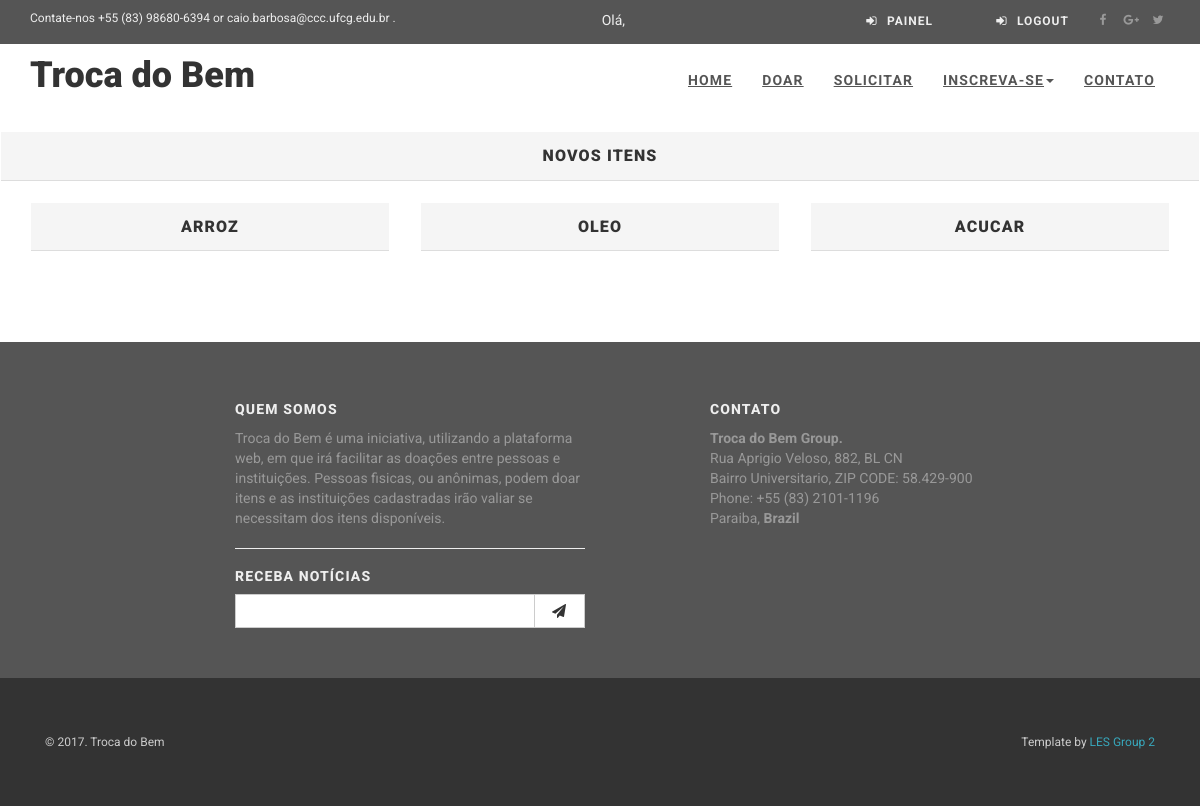
/new-items/ (signed in), run on the app's committed database.
### app/models.py (models this page shows, shortened)
class TimeStamped(models.Model):
    class Meta:
        abstract = True
    created_at = models.DateTimeField(auto_now_add=True)
    published_at = models.DateTimeField(auto_now=True)

class Item(TimeStamped):
    owner = models.ForeignKey(User, on_delete=models.CASCADE)
    description = models.CharField(max_length=300)
    name_item = models.CharField(max_length=100)
    photo = models.URLField()
    status = models.BooleanField(default=True)

### app/views/ShowcaseNewItemView.py (the view)
# urls.py: url(r'^new-items/$', new_item_showcase_view, name='list_new_item'),
def new_item_showcase_view(request):
    items = Item.objects.all().filter(status=True)
    return render(request, 'view_showcase_new_items.html',
                  {'items': items})

### app/templates/view_showcase_new_items.html (shortened to what this page needs)
{% extends 'base.html' %}
{% load staticfiles %}
{% block content %}
    <div class="panel panel-default">
        <div class="panel-heading">
            <h3 class="panel-title">
                <center>Novos Itens</center>
            </h3>
        </div>
    </div>
    <div class="container">
	<div class="row">
{% for item in items %}
                                    <div class="col-md-4">
                                        <div class="treasure panel panel-default">
                                            <div class="panel-heading">
                                                <h3 class="panel-title" align="center">{{ item.name_item }}</h3>
                                            </div>
                                            <div class="panel-body">
                                                <a href="/new-items/{{ item.id }}">
                                                    <div class="treasure-photo">
                                                    </div>
                                                </a>
                                            </div>
                                        </div>
                                    </div>
	{% endfor %}
	</div><br>
    </div>
{% endblock %}

### static/css/style.default.css (style rules this page uses)
a, button { -webkit-transition: all 0.2s ease-out; -moz-transition: all 0.2s ease-out; transition: all 0.2s ease-out; }
body { font-family: "Roboto", Helvetica, Arial, sans-serif; font-size: 14px; line-height: 1.42857143; color: #555555; }
a { color: #38a7bb; text-decoration: none; }
h1, h2, h3, h4, h5, h6, .h1, .h2, .h3, .h4, .h5, .h6 { font-family: "Roboto", Helvetica, Arial, sans-serif; font-weight: 900; line-height: 1.1; color: #333333; }
h1, .h1, h2, .h2, h3, .h3 { margin-top: 20px; margin-bottom: 20px; }
.panel { margin-bottom: 20px; background-color: #ffffff; border: 1px solid transparent; border-radius: 0; -webkit-box-shadow: 0 0 0; box-shadow: 0 0 0; }
.panel-heading { border-top-right-radius: 0; border-top-left-radius: 0; text-transform: uppercase; letter-spacing: 0.08em; padding: 15px 15px; }

### static/css/custom.css (style rules this page uses)
@media screen and (min-width: 0px) { .hero > hgroup > h1,h2,h3 { color: #ffffff; } }

### data on the page
Item: name_item "ARROZ"
Item: name_item "OLEO"
Item: name_item "ACUCAR"
